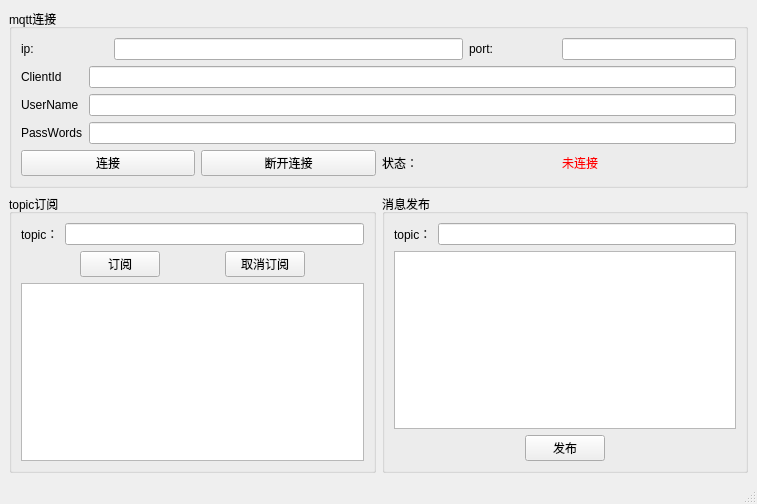
<?xml version="1.0" encoding="UTF-8"?>
<ui version="4.0">
 <class>MainWindow</class>
 <widget class="QMainWindow" name="MainWindow">
  <property name="geometry">
   <rect>
    <x>0</x>
    <y>0</y>
    <width>757</width>
    <height>504</height>
   </rect>
  </property>
  <property name="sizePolicy">
   <sizepolicy hsizetype="Expanding" vsizetype="Expanding">
    <horstretch>0</horstretch>
    <verstretch>0</verstretch>
   </sizepolicy>
  </property>
  <property name="minimumSize">
   <size>
    <width>0</width>
    <height>0</height>
   </size>
  </property>
  <property name="maximumSize">
   <size>
    <width>10000</width>
    <height>10000</height>
   </size>
  </property>
  <property name="windowTitle">
   <string>MainWindow</string>
  </property>
  <widget class="QWidget" name="centralwidget">
   <property name="sizePolicy">
    <sizepolicy hsizetype="Preferred" vsizetype="Preferred">
     <horstretch>0</horstretch>
     <verstretch>0</verstretch>
    </sizepolicy>
   </property>
   <layout class="QGridLayout" name="gridLayout_6">
    <item row="0" column="0" colspan="2">
     <widget class="QGroupBox" name="groupBox">
      <property name="enabled">
       <bool>true</bool>
      </property>
      <property name="sizePolicy">
       <sizepolicy hsizetype="Expanding" vsizetype="Expanding">
        <horstretch>0</horstretch>
        <verstretch>0</verstretch>
       </sizepolicy>
      </property>
      <property name="title">
       <string>mqtt连接</string>
      </property>
      <layout class="QGridLayout" name="gridLayout_3">
       <item row="0" column="0">
        <layout class="QGridLayout" name="gridLayout_2">
         <item row="0" column="0">
          <layout class="QHBoxLayout" name="horizontalLayout_2" stretch="1,4,1,2">
           <item>
            <widget class="QLabel" name="label">
             <property name="text">
              <string>ip:</string>
             </property>
            </widget>
           </item>
           <item>
            <widget class="QLineEdit" name="ip"/>
           </item>
           <item>
            <widget class="QLabel" name="label_2">
             <property name="text">
              <string>port:</string>
             </property>
            </widget>
           </item>
           <item>
            <widget class="QLineEdit" name="port"/>
           </item>
          </layout>
         </item>
         <item row="2" column="0">
          <layout class="QHBoxLayout" name="horizontalLayout_6">
           <item>
            <widget class="QPushButton" name="connect">
             <property name="text">
              <string>连接</string>
             </property>
            </widget>
           </item>
           <item>
            <widget class="QPushButton" name="disconnect">
             <property name="text">
              <string>断开连接</string>
             </property>
            </widget>
           </item>
           <item>
            <widget class="QLabel" name="label_7">
             <property name="text">
              <string>状态：</string>
             </property>
            </widget>
           </item>
           <item>
            <widget class="QLabel" name="connect_state">
             <property name="text">
              <string>&lt;html&gt;&lt;head/&gt;&lt;body&gt;&lt;p&gt;&lt;span style=&quot; color:#ff0000;&quot;&gt;未连接&lt;/span&gt;&lt;/p&gt;&lt;/body&gt;&lt;/html&gt;</string>
             </property>
            </widget>
           </item>
          </layout>
         </item>
         <item row="1" column="0">
          <layout class="QGridLayout" name="gridLayout" rowminimumheight="1,1,1">
           <item row="0" column="0">
            <widget class="QLabel" name="label_3">
             <property name="text">
              <string>ClientId</string>
             </property>
            </widget>
           </item>
           <item row="0" column="1">
            <widget class="QLineEdit" name="clientId"/>
           </item>
           <item row="1" column="0">
            <widget class="QLabel" name="label_4">
             <property name="text">
              <string>UserName</string>
             </property>
            </widget>
           </item>
           <item row="1" column="1">
            <widget class="QLineEdit" name="userName"/>
           </item>
           <item row="2" column="0">
            <widget class="QLabel" name="label_5">
             <property name="text">
              <string>PassWords</string>
             </property>
            </widget>
           </item>
           <item row="2" column="1">
            <widget class="QLineEdit" name="passWord"/>
           </item>
          </layout>
         </item>
        </layout>
       </item>
      </layout>
     </widget>
    </item>
    <item row="1" column="0">
     <widget class="QGroupBox" name="groupBox_2">
      <property name="sizePolicy">
       <sizepolicy hsizetype="Expanding" vsizetype="Expanding">
        <horstretch>0</horstretch>
        <verstretch>0</verstretch>
       </sizepolicy>
      </property>
      <property name="title">
       <string>topic订阅</string>
      </property>
      <layout class="QGridLayout" name="gridLayout_4">
       <item row="0" column="0">
        <layout class="QVBoxLayout" name="verticalLayout_2">
         <item>
          <layout class="QHBoxLayout" name="horizontalLayout_3">
           <item>
            <widget class="QLabel" name="label_6">
             <property name="text">
              <string>topic：</string>
             </property>
            </widget>
           </item>
           <item>
            <widget class="QLineEdit" name="topicSubText"/>
           </item>
          </layout>
         </item>
         <item>
          <layout class="QHBoxLayout" name="horizontalLayout_4">
           <item>
            <spacer name="horizontalSpacer_2">
             <property name="orientation">
              <enum>Qt::Horizontal</enum>
             </property>
             <property name="sizeHint" stdset="0">
              <size>
               <width>40</width>
               <height>20</height>
              </size>
             </property>
            </spacer>
           </item>
           <item>
            <widget class="QPushButton" name="topicSub">
             <property name="text">
              <string>订阅</string>
             </property>
            </widget>
           </item>
           <item>
            <spacer name="horizontalSpacer">
             <property name="orientation">
              <enum>Qt::Horizontal</enum>
             </property>
             <property name="sizeHint" stdset="0">
              <size>
               <width>40</width>
               <height>20</height>
              </size>
             </property>
            </spacer>
           </item>
           <item>
            <widget class="QPushButton" name="topicUnsub">
             <property name="text">
              <string>取消订阅</string>
             </property>
            </widget>
           </item>
           <item>
            <spacer name="horizontalSpacer_3">
             <property name="orientation">
              <enum>Qt::Horizontal</enum>
             </property>
             <property name="sizeHint" stdset="0">
              <size>
               <width>40</width>
               <height>20</height>
              </size>
             </property>
            </spacer>
           </item>
          </layout>
         </item>
         <item>
          <widget class="QTextEdit" name="topicSubMegs"/>
         </item>
        </layout>
       </item>
      </layout>
     </widget>
    </item>
    <item row="1" column="1">
     <widget class="QGroupBox" name="groupBox_3">
      <property name="sizePolicy">
       <sizepolicy hsizetype="Expanding" vsizetype="Expanding">
        <horstretch>0</horstretch>
        <verstretch>0</verstretch>
       </sizepolicy>
      </property>
      <property name="title">
       <string>消息发布</string>
      </property>
      <layout class="QGridLayout" name="gridLayout_5">
       <item row="0" column="0">
        <layout class="QVBoxLayout" name="verticalLayout_3">
         <item>
          <layout class="QHBoxLayout" name="horizontalLayout_5">
           <item>
            <widget class="QLabel" name="label_8">
             <property name="text">
              <string>topic：</string>
             </property>
            </widget>
           </item>
           <item>
            <widget class="QLineEdit" name="topicPubText"/>
           </item>
          </layout>
         </item>
         <item>
          <widget class="QTextEdit" name="pubMesg"/>
         </item>
         <item>
          <layout class="QHBoxLayout" name="horizontalLayout_7">
           <item>
            <spacer name="horizontalSpacer_4">
             <property name="orientation">
              <enum>Qt::Horizontal</enum>
             </property>
             <property name="sizeHint" stdset="0">
              <size>
               <width>78</width>
               <height>20</height>
              </size>
             </property>
            </spacer>
           </item>
           <item>
            <widget class="QPushButton" name="topicPub">
             <property name="text">
              <string>发布</string>
             </property>
            </widget>
           </item>
           <item>
            <spacer name="horizontalSpacer_5">
             <property name="orientation">
              <enum>Qt::Horizontal</enum>
             </property>
             <property name="sizeHint" stdset="0">
              <size>
               <width>88</width>
               <height>20</height>
              </size>
             </property>
            </spacer>
           </item>
          </layout>
         </item>
        </layout>
       </item>
      </layout>
     </widget>
    </item>
   </layout>
  </widget>
  <widget class="QStatusBar" name="statusbar"/>
  <widget class="QMenuBar" name="menubar">
   <property name="geometry">
    <rect>
     <x>0</x>
     <y>0</y>
     <width>757</width>
     <height>25</height>
    </rect>
   </property>
  </widget>
 </widget>
 <resources/>
 <connections/>
</ui>
